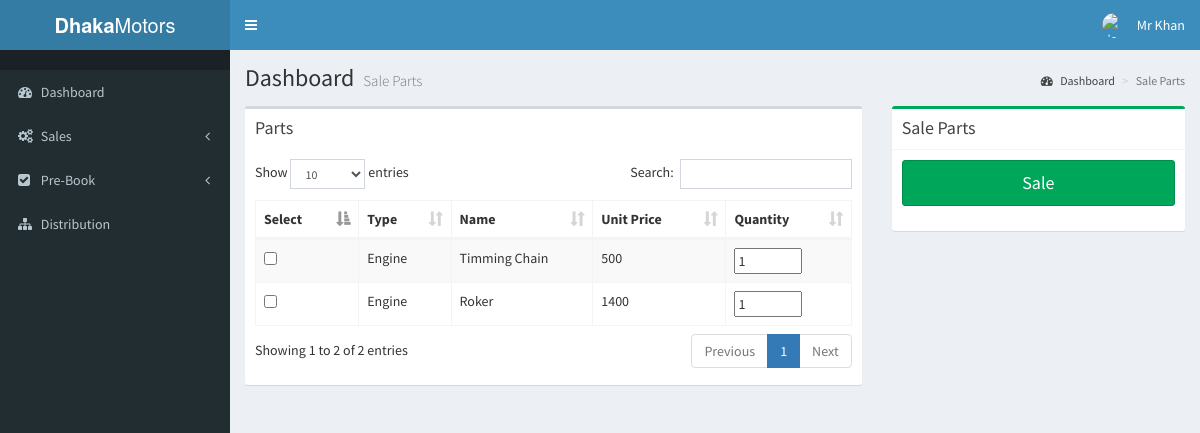
Screenshot of /pages/Manager/sale_parts.php (signed in) with the database file from the repository.
### tables this page shows
CREATE TABLE `parts_info` (
  `parts_id` int(11) NOT NULL,
  `parts_type` varchar(20) NOT NULL,
  `parts_name` varchar(30) NOT NULL,
  `price` double NOT NULL,
  `quantity` int(5) NOT NULL,
  `stock_id` int(11) NOT NULL,
  `staff_id` int(11) NOT NULL
);

### pages/Manager/sale_parts.php (the view, shortened to what this page needs)
<?php
include 'layout/head.php';
?>
    <div class="content-wrapper">
        <section class="content-header">
            <h1>
                Dashboard
                <small>Sale Parts</small>
            </h1>
            <ol class="breadcrumb">
                <li><a href="#"><i class="fa fa-dashboard"></i> Dashboard</a></li>
                <li class="active">Sale Parts</li>
            </ol>
        </section>
        <section class="content">
            <div class="row">
                <form role="form" action="sale_parts_confirm.1.php" method="POST" onsubmit="return validate(this)">
                    <div class="col-xs-8">
                        <div class="box">
                            <div class="box-header">
                                <h3 class="box-title">Parts</h3>
                            </div>
                            <div class="box-body">
                                <table id="example1" class="table table-bordered table-striped">
                                    <thead>
                                    <tr>
                                        <th>Select</th>
                                        <th>Type</th>
                                        <th>Name</th>
                                        <th>Unit Price</th>
                                        <th>Quantity</th>
                                    </tr>
                                    </thead>
                                    <tbody>
                                    <?php
                                    $con=mysqli_connect('localhost','root','','dhaka_motors');
                                    $query="select *
								from parts_info
								";
                                    $result=mysqli_query($con,$query);
                                    if(mysqli_num_rows($result)>0){
                                        while($row=mysqli_fetch_array($result, MYSQLI_ASSOC)){
                                            echo "<tr>";
                                            echo "<td> <input type='checkbox' name='num[]' class='flat-red' value='".$row['parts_id']."'> </td>";
                                            echo "<td>".$row['parts_type']."</td>";
                                            echo "<td>".$row['parts_name']."</td>";
                                            echo "<td>".$row['price']."</td>";
                                            echo "<td><input type='number' name='quantity[".$row['parts_id']."]' max='".$row['quantity']."' min='1' value='1'></td>";
                                            echo "</tr>";
                                        }
                                    }
                                    ?>
                                    </tbody>
                                </table>
                            </div>
                        </div>
                    </div>
                    <div class="col-md-4">
                        <div class="box box-success">
                            <div class="box-header with-border">
                                <h3 class="box-title">Sale Parts</h3>
                            </div>
                            <div class="box-body">
                                <div class="form-group">
                                    <button type="submit" class="btn btn-lg btn-success btn-block" onclick="return confirm('Are you sure want to Sale?')" name= "sale">Sale</button>
                                </div>
                            </div>
                        </div>
                    </div>
                </form>
            </div>
        </section>
    </div>
<?php
include 'layout/foot.php';
?>

### rows the page displays
parts_info: parts_type "Engine", parts_name "Timming Chain", price "500"
parts_info: parts_type "Engine", parts_name "Roker", price "1400"

### other values shown
$_SESSION['userName'] "Mr Khan"
